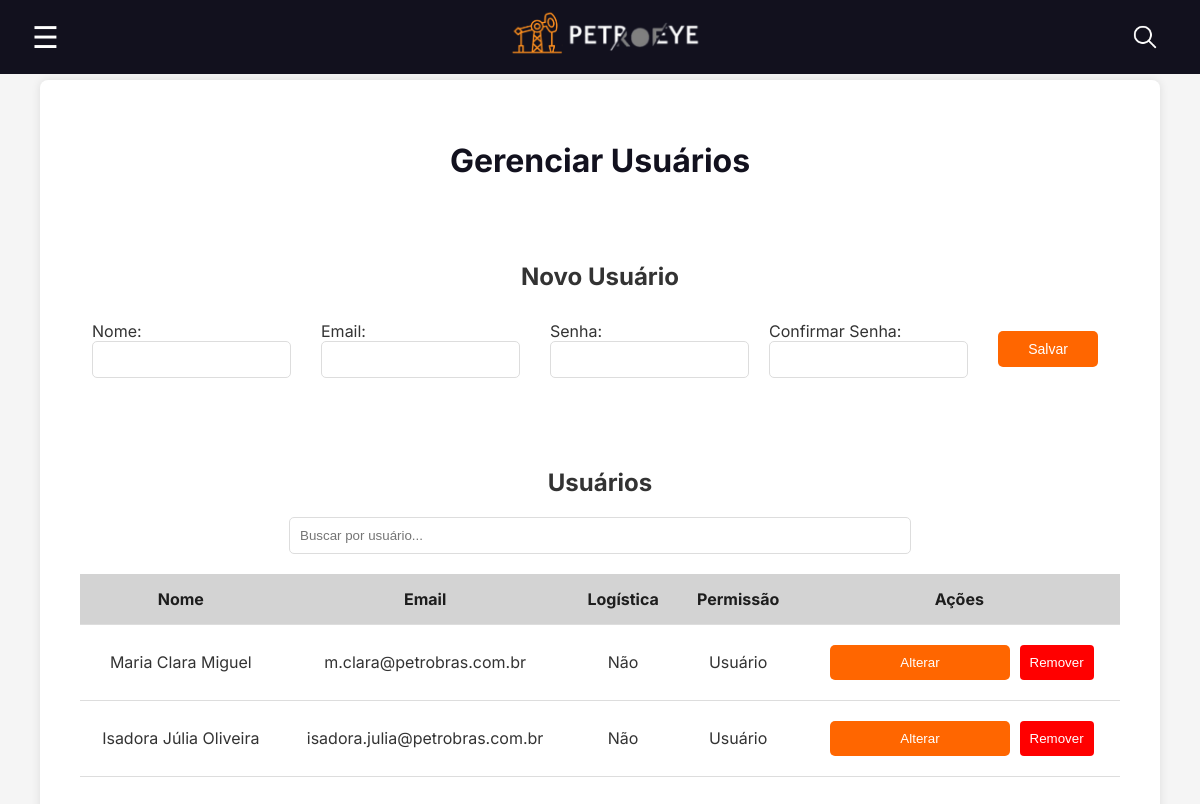
Screenshot of /gerenciar.php (signed in) with the database file from the repository.
### tables this page shows
CREATE TABLE `usuarios` (
  `id` int(11) NOT NULL,
  `empresa_id` int(11) DEFAULT NULL,
  `nome` varchar(255) NOT NULL,
  `email` varchar(255) NOT NULL,
  `senha` varchar(255) NOT NULL,
  `perfil_imagem` varchar(255) DEFAULT NULL,
  `admin` tinyint(1) DEFAULT 0,
  `data_cadastro` timestamp NOT NULL DEFAULT current_timestamp()
);

### gerenciar.php (the view, shortened to what this page needs)
<?php
include 'includes/conexao.php';
include 'includes/header.php';
$usuario_logado_id = $_SESSION['id'];
?>
<!DOCTYPE html>
<html lang="pt-br">
<head>
    <link rel="stylesheet" href="assets/css/gerenciar.css">
</head>
<body>
    <div class="container">
        <h1>Gerenciar Usuários</h1>
        <div class="adicionar-usuario-container">
            <h2>Novo Usuário</h2>
            <form method="post" action="gerenciar.php">
                <div class="form-row">
                    <label for="nome">Nome:</label> <br>
                    <input type="text" id="nome" name="nome" required>
                </div>
                <div class="form-row">
                    <label for="email">Email:</label> <br>
                    <input type="email" id="email" name="email" required>
                </div>
                <div class="form-row">
                    <label for="senha">Senha:</label> <br>
                    <input type="password" id="senha" name="senha" required>
                </div>
                <div class="form-group">
                    <label for="confirmar_senha">Confirmar Senha:</label> <br>
                    <input type="password" id="confirmar_senha" name="confirmar_senha" required>
                </div>
                <div class="form-row">
                    <button type="submit" class="salvarbtn">Salvar</button>
                </div>
            </form>
        </div>
        <div class="conteudo-usuarios">
            <h2>Usuários</h2>
            <input type="text" id="search" onkeyup="buscarUsuarios()" placeholder="Buscar por usuário...">
            <table id="usuariosTable">
                <thead>
                    <tr>
                        <th>Nome</th>
                        <th>Email</th>
                        <th>Logística</th>
                        <th>Permissão</th>
                        <th>Ações</th>
                    </tr>
                </thead>
                <tbody>
                    <?php
                    $sql = "SELECT u.id, u.nome, u.email, u.admin, COALESCE(p.acesso_logistica, 0) as acesso_logistica
                        FROM usuarios u
                        LEFT JOIN permissoes p ON u.id = p.usuario_id AND p.empresa_id = ?
                        WHERE u.empresa_id = ? AND u.id != ?";
                    if ($stmt = $mysqli->prepare($sql)) {
                        $stmt->bind_param('iii', $_SESSION['empresa_id'], $_SESSION['empresa_id'], $usuario_logado_id);
                        $stmt->execute();
                        $result = $stmt->get_result();
                        while ($row = $result->fetch_assoc()) {
                            echo '<tr>';
                            echo '<td>' . htmlspecialchars($row['nome']) . '</td>';
                            echo '<td>' . htmlspecialchars($row['email']) . '</td>';
                            echo '<td>' . ($row['acesso_logistica'] == 1 ? 'Sim' : 'Não') . '</td>';
                            echo '<td>' . ($row['admin'] == 1 ? 'Administrador' : 'Usuário') . '</td>';
                            echo '<td>';
                            if ($row['admin'] == 0) {
                                $acao_logistica = $row['acesso_logistica'] == 1 ? 'revogar' : 'conceder';
                                echo '<div class="dropdown">
                                    <button class="dropbtn">Alterar</button>
                                    <div class="dropdown-content">
                                        <form method="post" style="display:inline;">
                                            <input type="hidden" name="tornar_admin" value="' . $row['id'] . '">
                                            <button type="submit" class="btn">Tornar administrador</button>
                                        </form>
                                        <form method="post" style="display:inline;">
                                            <input type="hidden" name="acesso_logistica" value="' . $row['id'] . '">
                                            <input type="hidden" name="acao" value="' . $acao_logistica . '">
                                            <button type="submit" class="btn">' . ($acao_logistica == 'conceder' ? 'Conceder Acesso à Logística' : 'Revogar Acesso à Logística') . '</button>
                                        </form>
                                    </div>
                                </div>';
                                echo '<form method="post" style="display:inline;">
                                    <input type="hidden" name="remover_usuario" value="' . $row['id'] . '">
                                    <button type="submit" class="btn-remover" onclick="return confirm(\'Tem certeza que deseja remover este usuário?\')">Remover</button>
                                </form>';
                            } else {
                                echo '<form method="post" style="display:inline;">
                                    <input type="hidden" name="mudar_para_usuario" value="' . $row['id'] . '">
                                    <button type="submit" class="mudar_para_usuario">Mudar para Usuário</button>
                                </form>';
                            }
                            echo '</td></tr>';
                        }
                    } else {
                        echo '<tr><td colspan="5">Erro ao carregar usuários: ' . $mysqli->error . '</td></tr>';
                    }
                    ?>
                </tbody>
            </table>
        </div>
    </div>
</body>
</html>

### includes/header.php (shortened to what this page needs)
<!DOCTYPE html>
<html lang="pt-br">
<head>
    <link rel="stylesheet" href="assets/css/style_header.css">
</head>
<body>
    <div class="header">
        <div class="hamburger" onclick="toggleMenu()">&#9776;</div>
        <div class="logo">
            <img src="assets/images/logo.png" alt="Logo">
        </div>
        <div class="search-icon" onclick="toggleSearch()">
            <img src="assets/images/lupa2.png" alt="Search Icon">
        </div>
    </div>
</body>
</html>

### assets/css/style_header.css (style rules this page uses)
body { font-family: 'Inter', sans-serif; margin: 0; }
.header { display: flex; align-items: center; justify-content: space-between; background-color: #12111E; padding: 10px 20px; color: white; position: fixed; width: 100%; top: 0; z-index: 1000; }
.logo { text-align: center; flex-grow: 1; }
.logo img { width: 200px; height: 50px; }
.hamburger, .search-icon { cursor: pointer; font-size: 30px; color: white; }
.hamburger { margin-right: 20px; margin-left: 12px; }
.search-icon { margin-right: 5%; width: 30px; height: 30px; }
.search-icon img { width: 100%; height: auto; }

### assets/css/gerenciar.css (style rules this page uses)
body { font-family: 'Inter', sans-serif; background-color: #f5f5f5; color: #333; margin: 0; padding: 0; }
.salvarbtn { width: 100px; margin: 10px; }
.container { max-width: 90%; margin: 0 auto; padding: 20px; margin-top: 80px; background-color: #fff; border-radius: 8px; box-shadow: 0 0 10px rgba(0, 0, 0, 0.1); overflow: scroll; }
h1 { text-align: center; color: #12111E; padding: 20px; }
#search { width: 100%; max-width: 600px; padding: 10px; margin: 20px auto; border: 1px solid #ddd; border-radius: 5px; display: block; }
table { width: 100%; border-collapse: collapse; background-color: #fff; overflow: visible; }
th, td { padding: 15px; text-align: center; border-bottom: 1px solid #ddd; }
th { background-color: #d3d3d3; color: #1d1d1d; text-align: center; }
.dropdown { position: relative; display: inline-block; }
.dropbtn, .mudar_para_usuario { background-color: #ff6600; color: white; padding: 10px; border: none; cursor: pointer; border-radius: 5px; margin: 5px; }
.dropbtn { width: 180px; }
.adicionar-usuario-container, .conteudo-usuarios { margin-bottom: 20px; padding: 20px; border-radius: 15px; align-self: flex-end; }
.adicionar-usuario-container h2, .conteudo-usuarios h2 { text-align: center; }
.adicionar-usuario-container form { display: flex; flex-wrap: wrap; gap: 10px; align-items: center; justify-content: center; }
.adicionar-usuario-container label, .adicionar-usuario-container input, .adicionar-usuario-container button { flex: 1 1 auto; }
.adicionar-usuario-container label { margin-right: 5px; flex-basis: 100px; }
.adicionar-usuario-container input { margin-bottom: 0; padding: 10px; border: 1px solid #ddd; border-radius: 5px; flex-basis: 200px; }
.adicionar-usuario-container button { background-color: #ff6600; color: white; padding: 10px; border: none; cursor: pointer; border-radius: 5px; font-size: 14px; flex-basis: 100px; }
.btn-remover { background-color: red; color: white; border: none; padding: 10px; cursor: pointer; border-radius: 4px; }
.form-row { margin: 10px; }

### rows the page displays
usuarios: nome "Maria Clara Miguel", email "m.clara@petrobras.com.br", admin "Usuário"
usuarios: nome "Isadora Júlia Oliveira", email "isadora.julia@petrobras.com.br", admin "Usuário"
